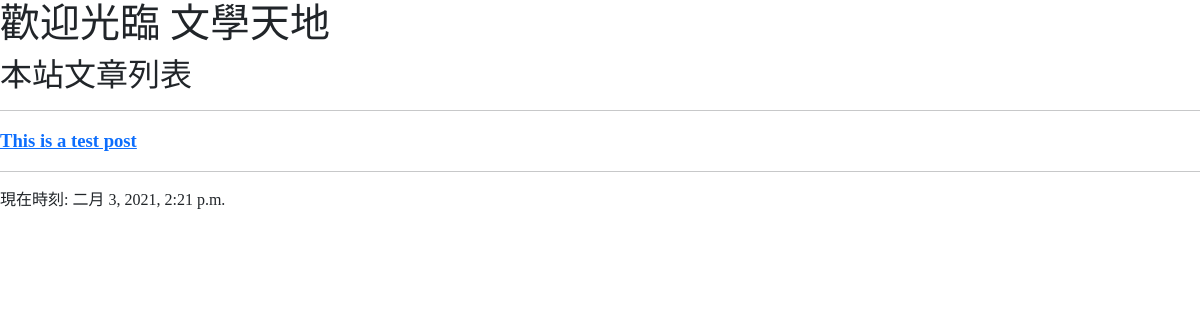
Before: / with the older database file.
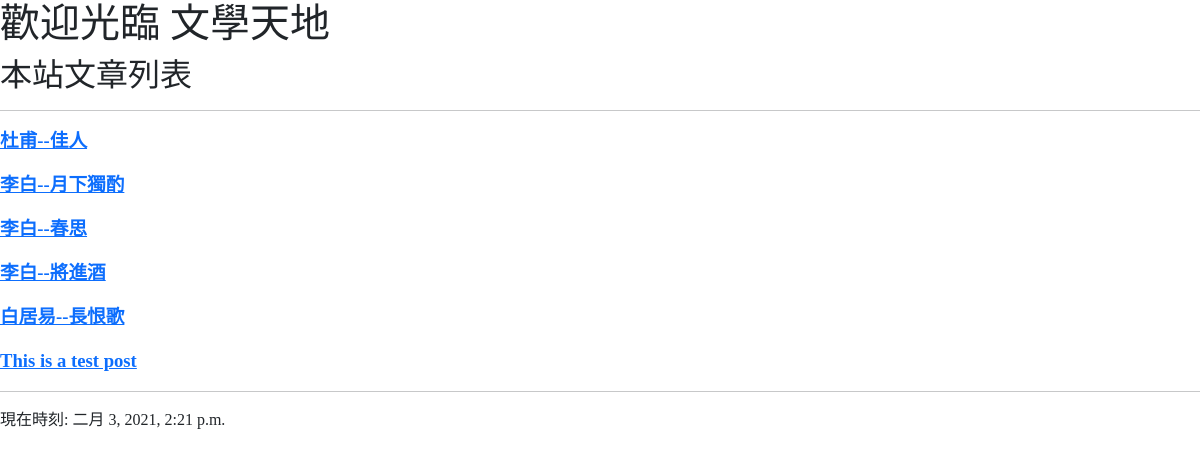
After: the same page with the newer database file.
### mainsite/models.py (models this page shows, shortened)
class Post(models.Model):
    title = models.CharField(max_length=200)
    slug = models.CharField(max_length=200)
    body = models.TextField()
    pub_date = models.DateTimeField(default=timezone.now)
    class Meta:
        ordering = ('-pub_date',)

### mainsite/views.py (the view)
# urls.py: path('', homepage),
def homepage(request):
    posts = Post.objects.all()
    now = datetime.now()
    return render(request, 'index.html', locals())

### templates/index.html (shortened to what this page needs)
{% extends 'base.html' %}
{% block headmessage %}
    <h2 style="font-family:標楷體;">本站文章列表</h2>
{% endblock %}
{% block content %}
    {% for post in posts %}
        <p style="font-family:微軟正黑體;font-size:14pt;font-weight:bold;">
            <a href="/post/{{ post.slug }}">{{ post.title }}</a>
        </p>
    {% endfor %}
{% endblock %}

### templates/base.html (shortened to what this page needs)
<!DOCTYPE>
<html>
<head>
    <link href="https://cdn.jsdelivr.net/npm/bootstrap@5.0.0-beta2/dist/css/bootstrap.min.css"
          rel="stylesheet"
>
</head>
<body>
    {% include 'header.html' %}
    {% block headmessage %} {% endblock %}
    <hr>
    {% block content %} {% endblock %}
    <hr>
    {% include 'footer.html' %}
</body>
</html>

### templates/header.html
<h1 style="font-family:微軟正黑體;">歡迎光臨 文學天地</h1>

### templates/footer.html
{%  block footer %}
    {% if now %}
    <p style="font-family:微軟正黑體;">現在時刻: {{ now }}</p>
    {% else %}
    <p style="font-family:微軟正黑體;">本文內容取自網路，如有侵權請來信通知下架</p>
    {% endif %}
{% endblock %}

Changed rows visible on the page:
added Post: title "杜甫--佳人"
added Post: title "李白--月下獨酌"
added Post: title "李白--春思"
added Post: title "李白--將進酒"
added Post: title "白居易--長恨歌"
